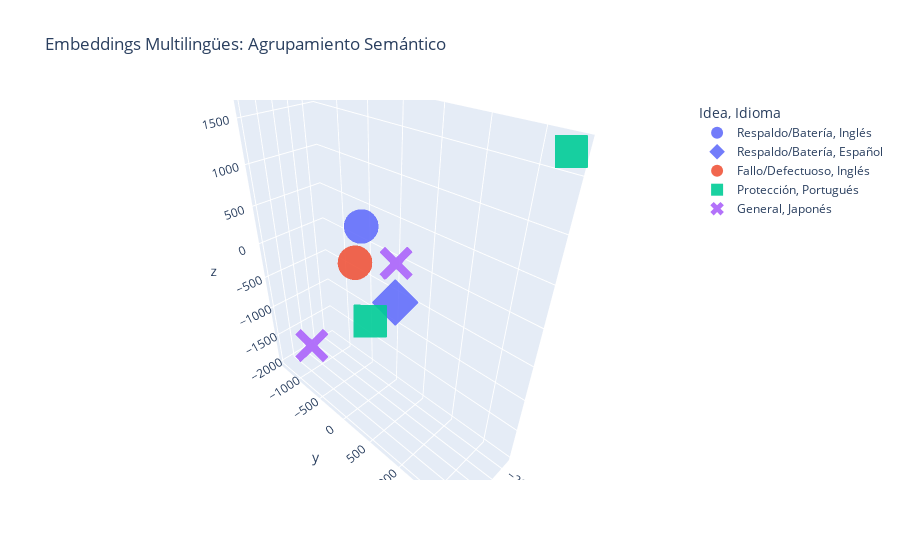

The notebook cell this image was saved under:
### Markdown cell above
## 4. Visualización Interactiva 3D
Ahora graficaremos los puntos en 3D.
*   **Color**: Representa la **Idea Principal**.
*   **Símbolo**: Representa el **Idioma**.

**¡Explora el gráfico!** Gira, acerca y pasa el mouse sobre los puntos para ver la reseña. Deberías ver que los puntos del mismo color (misma idea) están cerca, sin importar el símbolo (idioma).

### Code cell
fig = px.scatter_3d(
    df, x='x', y='y', z='z',
    color='Idea', symbol='Idioma',
    hover_data=['Reseña'],
    title='Embeddings Multilingües: Agrupamiento Semántico',
    opacity=0.9,
    size_max=20
)

# Ajustar tamaño de los puntos
fig.update_traces(marker=dict(size=12))

fig.show()

### Figure 1 — Plotly figure (JSON) as saved in the notebook; plotly's stock layout.template omitted (floating-point values rounded to 4 significant figures)
{"data": [{"customdata": [["The CyberPower CP1500PFCLCD has been an absolute lifesaver during major power outages! This UPS consistently provides over 90 minutes of backup power for my entire setup—two 32\" monitors, a laptop, and my modem—allowing me to work seamlessly even when the power is out. I was amazed at how well it handles the load , keeping everything running smoothly\nThe LCD screen is super handy, providing real-time information on battery capacity and estimated runtime, which gives me peace of mind knowing exactly how much backup time I have left. It’s also well-built and compact enough to fit under my desk without taking up too much space.\n\nFor anyone needing a reliable UPS that can handle multiple devices during outages, the CyberPower CP1500PFCLCD is a fantastic investment. It’s perfect for home or office use, atoo I highly recommend it to anyone who can’t afford to lose power onupitical devices. This UPS is worth every dollar!"]], "hovertemplate": "Idea=Respaldo/Batería<br>Idioma=Inglés<br>x=%{x}<br>y=%{y}<br>z=%{z}<br>Reseña=%{customdata[0]}<extra></extra>", "legendgroup": "Respaldo/Batería, Inglés", "marker": {"color": "#636efa", "opacity": 0.9, "size": 12, "symbol": "circle"}, "mode": "markers", "name": "Respaldo/Batería, Inglés", "scene": "scene", "showlegend": true, "type": "scatter3d", "x": [-140.0], "y": [-427.4], "z": [319.3]}, {"customdata": [["Es la onda tener respaldo, al menos para los router WiFi doméstico, tengo dos conectados y les da una respaldo de 170min, obvio si conectas algo de mayor consumo tu respaldo será menor. Tiene bastantes contactos solo una fila esta a la batería la otra es normal."]], "hovertemplate": "Idea=Respaldo/Batería<br>Idioma=Español<br>x=%{x}<br>y=%{y}<br>z=%{z}<br>Reseña=%{customdata[0]}<extra></extra>", "legendgroup": "Respaldo/Batería, Español", "marker": {"color": "#636efa", "opacity": 0.9, "size": 12, "symbol": "diamond"}, "mode": "markers", "name": "Respaldo/Batería, Español", "scene": "scene", "showlegend": true, "type": "scatter3d", "x": [64.21], "y": [333.3], "z": [-273.6]}, {"customdata": [["The product worked for awhile. It prevented some surges.\n\nUnfortunately, the battery is either garbage or it was defective in my case. It died in 1.5 years of normal use.\n\nWhen I did a \"self-test\" it literally cut the power to everything and printed an error code \"E21\".\n\nI never used the battery itself, except in one short power outage."]], "hovertemplate": "Idea=Fallo/Defectuoso<br>Idioma=Inglés<br>x=%{x}<br>y=%{y}<br>z=%{z}<br>Reseña=%{customdata[0]}<extra></extra>", "legendgroup": "Fallo/Defectuoso, Inglés", "marker": {"color": "#EF553B", "opacity": 0.9, "size": 12, "symbol": "circle"}, "mode": "markers", "name": "Fallo/Defectuoso, Inglés", "scene": "scene", "showlegend": true, "type": "scatter3d", "x": [324.0], "y": [-28.59], "z": [201.2]}, {"customdata": [["Ja impediu meu pc de desligar quando a luz caiu , mas teve algumas poucas vezes que falhou em fazer isso . Não tem muito o que dizer , mas depois de perder peças caras do meu pc por um curto , eu recomendaria ter um desses , mesmo se não esse modelo , apenas tenha certeza de ser um nobreak , e não um estabilizador , nobreak te salva , estabilizador só te ajuda ."], ["Um equipamento que atende para proteger sua TV, vídeo game e outros periféricos de baixo consumo. E apesar de ser vendido como usado, está com aparência de novo e funcionando. Recomendo."]], "hovertemplate": "Idea=Protección<br>Idioma=Portugués<br>x=%{x}<br>y=%{y}<br>z=%{z}<br>Reseña=%{customdata[0]}<extra></extra>", "legendgroup": "Protección, Portugués", "marker": {"color": "#00cc96", "opacity": 0.9, "size": 12, "symbol": "square"}, "mode": "markers", "name": "Protección, Portugués", "scene": "scene", "showlegend": true, "type": "scatter3d", "x": [618.0, -242.4], "y": [507.0, 1771.0], "z": [-127.1, 1695.0]}, {"customdata": [["まず、このUPSに全体的に非常に満足し、感銘を受けていると言うことから始めます。2つの理由で5つ星ではなく4つ星と評価しました。一番の理由は、PC用に1500lcdを購入し、とても気に入ったことです。この850をモデム、ルーター、セキュリティカメラNvrのためだけに購入しました。その後、家の両端にあるセキュリティカム専用に、小さな850valcdユニットを2つ購入しました。驚いたことに、他のユニットが届いたとき、USBケーブルですべてを監視しました私のパソコンから...WA WA 笑いいえ、高額な料金を支払わない限り、監視できるのは1つだけで、ユニットを切り替える方法はありません。スイッチ付きのUSBハブにさらに100ドルを費やしましたが、それでも問題なく動作しますが、プログラムを閉じて、USBを切り替えて、アップごとに再度開く必要があります。私にはまったくかっこよくありません笑購入したら1つ購入すると書かれています。2つ目の問題は、バッテリーの状態を監視できるという広告です。2つ目の問題は、バッテリーの状態を監視できると書いてありますが、実際には、月額80ドルのクラウドプログラムに登録していない限り監視できません。全体的には良い製品ですが、よくわかりません会社自体。多くの人が「すべてをカバーするUPSを1つ買う」と言っています。私の場合、それらは数百フィート離れているので、1台はそうではありません仕事。一度に複数のアップを監視できないなんて夢にも思わなかった。だから、ソフトウェアの改善で評価を5に変更するよ。\nレポート\nAmazonによって英語から翻訳されました"], ["素晴らしい製品、セットアップが簡単（プラグを差し込むだけ）、素敵なディスプレイ画面、便利なサイズ。\nレポート"]], "hovertemplate": "Idea=General<br>Idioma=Japonés<br>x=%{x}<br>y=%{y}<br>z=%{z}<br>Reseña=%{customdata[0]}<extra></extra>", "legendgroup": "General, Japonés", "marker": {"color": "#ab63fa", "opacity": 0.9, "size": 12, "symbol": "x"}, "mode": "markers", "name": "General, Japonés", "scene": "scene", "showlegend": true, "type": "scatter3d", "x": [-326.6, 132.1], "y": [-30.99, -1333.0], "z": [-96.36, -1948.0]}], "layout": {"legend": {"title": {"text": "Idea, Idioma"}, "tracegroupgap": 0}, "scene": {"domain": {"x": [0, 1], "y": [0, 1]}, "xaxis": {"title": {"text": "x"}}, "yaxis": {"title": {"text": "y"}}, "zaxis": {"title": {"text": "z"}}}, "title": {"text": "Embeddings Multilingües: Agrupamiento Semántico"}}}
